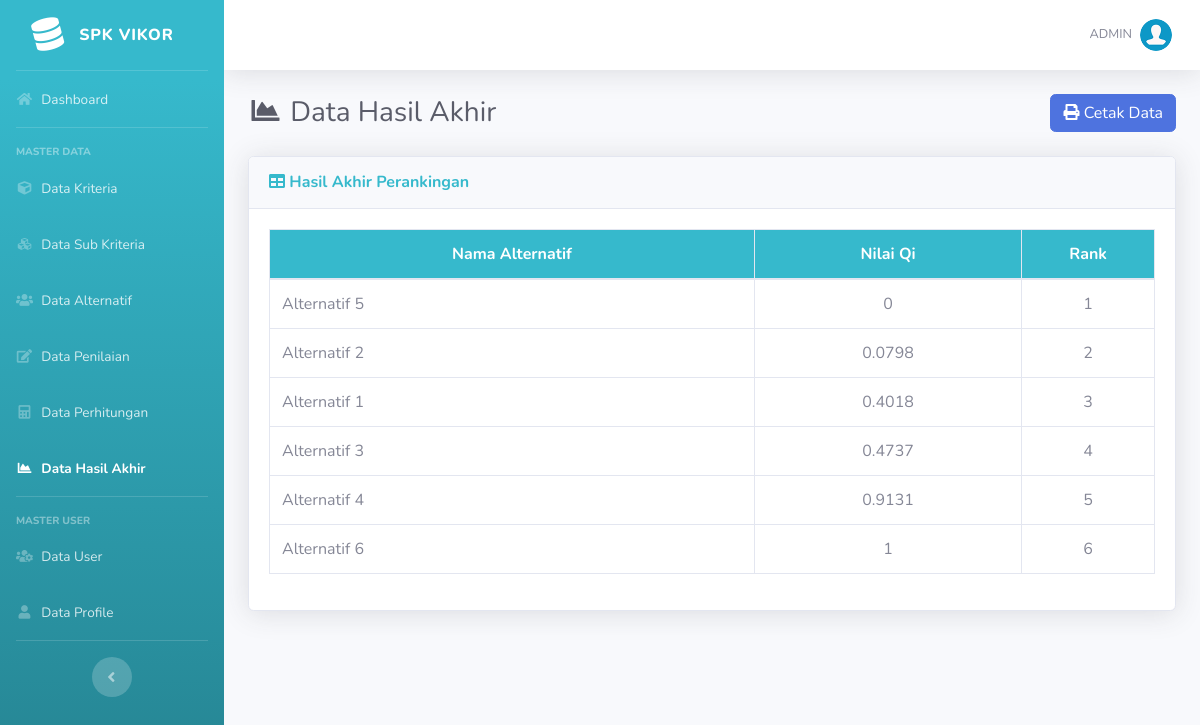
Page /hasil.php (signed in) on the committed database.
### tables this page shows
CREATE TABLE IF NOT EXISTS `hasil` (
  `id_hasil` int(11) NOT NULL,
  `id_alternatif` int(11) NOT NULL,
  `nilai` float NOT NULL
);

CREATE TABLE IF NOT EXISTS `alternatif` (
  `id_alternatif` int(11) NOT NULL,
  `nama` varchar(100) NOT NULL
);

### includes/functions.php (called while the page is built, shortened)
<?php
function get_role() {
	if(isset($_SESSION['user_id']) && isset($_SESSION['role'])) {
		if($_SESSION['role'] == '1') {
			return 'admin';
		} else {
			return 'user';
		}
	} else {
		return false;
	}
}
?>

### hasil.php (the view)
<?php
require_once('includes/init.php');
$user_role = get_role();
if($user_role == 'admin' || $user_role == 'user') {
$page = "Hasil";
require_once('template/header.php');
?>
<div class="d-sm-flex align-items-center justify-content-between mb-4">
    <h1 class="h3 mb-0 text-gray-800"><i class="fas fa-fw fa-chart-area"></i> Data Hasil Akhir</h1>
	<a href="cetak.php" target="_blank" class="btn btn-primary"> <i class="fa fa-print"></i> Cetak Data </a>
</div>
<div class="card shadow mb-4">
    <div class="card-header py-3">
        <h6 class="m-0 font-weight-bold text-info"><i class="fa fa-table"></i> Hasil Akhir Perankingan</h6>
    </div>
    <div class="card-body">
		<div class="table-responsive">
			<table class="table table-bordered" width="100%" cellspacing="0">
				<thead class="bg-info text-white">
					<tr align="center">
						<th>Nama Alternatif</th>
						<th>Nilai Qi</th>
						<th width="15%">Rank</th>
				</thead>
				<tbody>
					<?php
						$no=0;
						$query = mysqli_query($koneksi,"SELECT * FROM hasil JOIN alternatif ON hasil.id_alternatif=alternatif.id_alternatif ORDER BY hasil.nilai ASC");
						while($data = mysqli_fetch_array($query)){
						$no++;
					?>
					<tr align="center">
						<td align="left"><?= $data['nama'] ?></td>
						<td><?= $data['nilai'] ?></td>
						<td><?= $no; ?></td>
					</tr>
					<?php
						}
					?>
				</tbody>
			</table>
		</div>
	</div>
</div>
<?php
require_once('template/footer.php');
}
else {
	header('Location: login.php');
}
?>

### template/header.php (shortened to what this page needs)
<!DOCTYPE html>
<html lang="en">
<head>
  <link href="assets/vendor/fontawesome-free/css/all.min.css" rel="stylesheet" type="text/css">
  <link href="assets/css/sb-admin-2.min.css" rel="stylesheet">
  <link href="assets/vendor/datatables/dataTables.bootstrap4.min.css" rel="stylesheet">
</head>
<body id="page-top">
  <div id="wrapper">
    <ul class="navbar-nav bg-gradient-info sidebar sidebar-dark accordion" id="accordionSidebar">
      <a class="sidebar-brand d-flex align-items-center justify-content-center" href="index.php">
        <div class="sidebar-brand-icon rotate-n-15">
          <i class="fas fa-database"></i>
        </div>
        <div class="sidebar-brand-text mx-3">SPK VIKOR</div>
      </a>
      <hr class="sidebar-divider my-0">
      <li class="nav-item <?php if($page == "Dashboard"){echo "active";} ?>">
        <a class="nav-link" href="index.php">
          <i class="fas fa-fw fa-home"></i>
          <span>Dashboard</span></a>
      </li>
	  <?php
	  $user_role = get_role();
	  if($user_role == 'admin') {
	  ?>
      <hr class="sidebar-divider">
      <div class="sidebar-heading">
        Master Data
      </div>
	  <li class="nav-item <?php if($page == "Kriteria"){echo "active";} ?>">
        <a class="nav-link" href="list-kriteria.php">
          <i class="fas fa-fw fa-cube"></i>
          <span>Data Kriteria</span></a>
      </li>
	  <li class="nav-item <?php if($page == "Sub Kriteria"){echo "active";} ?>">
        <a class="nav-link" href="list-sub-kriteria.php">
          <i class="fas fa-fw fa-cubes"></i>
          <span>Data Sub Kriteria</span></a>
      </li>
	  <li class="nav-item <?php if($page == "Alternatif"){echo "active";} ?>">
        <a class="nav-link" href="list-alternatif.php">
          <i class="fas fa-fw fa-users"></i>
          <span>Data Alternatif</span></a>
      </li>
	  <li class="nav-item <?php if($page == "Penilaian"){echo "active";} ?>">
        <a class="nav-link" href="list-penilaian.php">
          <i class="fas fa-fw fa-edit"></i>
          <span>Data Penilaian</span></a>
      </li>
	  <li class="nav-item <?php if($page == "Perhitungan"){echo "active";} ?>">
        <a class="nav-link" href="perhitungan.php">
          <i class="fas fa-fw fa-calculator"></i>
          <span>Data Perhitungan</span></a>
      </li>
	  <li class="nav-item <?php if($page == "Hasil"){echo "active";} ?>">
        <a class="nav-link" href="hasil.php">
          <i class="fas fa-fw fa-chart-area"></i>
          <span>Data Hasil Akhir</span></a>
      </li>
      <hr class="sidebar-divider">
      <div class="sidebar-heading">
        Master User
      </div>
	  <li class="nav-item <?php if($page == "User"){echo "active";} ?>">
        <a class="nav-link" href="list-user.php">
          <i class="fas fa-fw fa-users-cog"></i>
          <span>Data User</span></a>
      </li>
	  <li class="nav-item <?php if($page == "Profile"){echo "active";} ?>">
        <a class="nav-link" href="list-profile.php">
          <i class="fas fa-fw fa-user"></i>
          <span>Data Profile</span></a>
      </li>
	  <?php
	  }
	  ?>
      <hr class="sidebar-divider d-none d-md-block">
      <div class="text-center d-none d-md-inline">
        <button class="rounded-circle border-0" id="sidebarToggle"></button>
      </div>
    </ul>
    <div id="content-wrapper" class="d-flex flex-column">
      <div id="content">
        <nav class="navbar navbar-expand navbar-light bg-white topbar mb-4 static-top shadow">
          <ul class="navbar-nav ml-auto">
            <li class="nav-item dropdown no-arrow">
              <a class="nav-link dropdown-toggle" href="#" id="userDropdown" role="button" data-toggle="dropdown" aria-haspopup="true" aria-expanded="false">
                <span class="text-uppercase mr-2 d-none d-lg-inline text-gray-600 small">
					<?php
					echo $_SESSION['username'];
					?>
				</span>
                <img class="img-profile rounded-circle" src="assets/img/user.png">
              </a>
            </li>
          </ul>
        </nav>
		<div class="container-fluid">

### template/footer.php (shortened to what this page needs)
</div>
</div>
</div>
</body>
</html>

### rows in the picture
hasil: id_alternatif.nama "Alternatif 5", nilai "0"
hasil: id_alternatif.nama "Alternatif 2", nilai "0.0798"
hasil: id_alternatif.nama "Alternatif 1", nilai "0.4018"
hasil: id_alternatif.nama "Alternatif 3", nilai "0.4737"
hasil: id_alternatif.nama "Alternatif 4", nilai "0.9131"
hasil: id_alternatif.nama "Alternatif 6", nilai "1"

### other values in the picture
$_SESSION['username'] "ADMIN"
